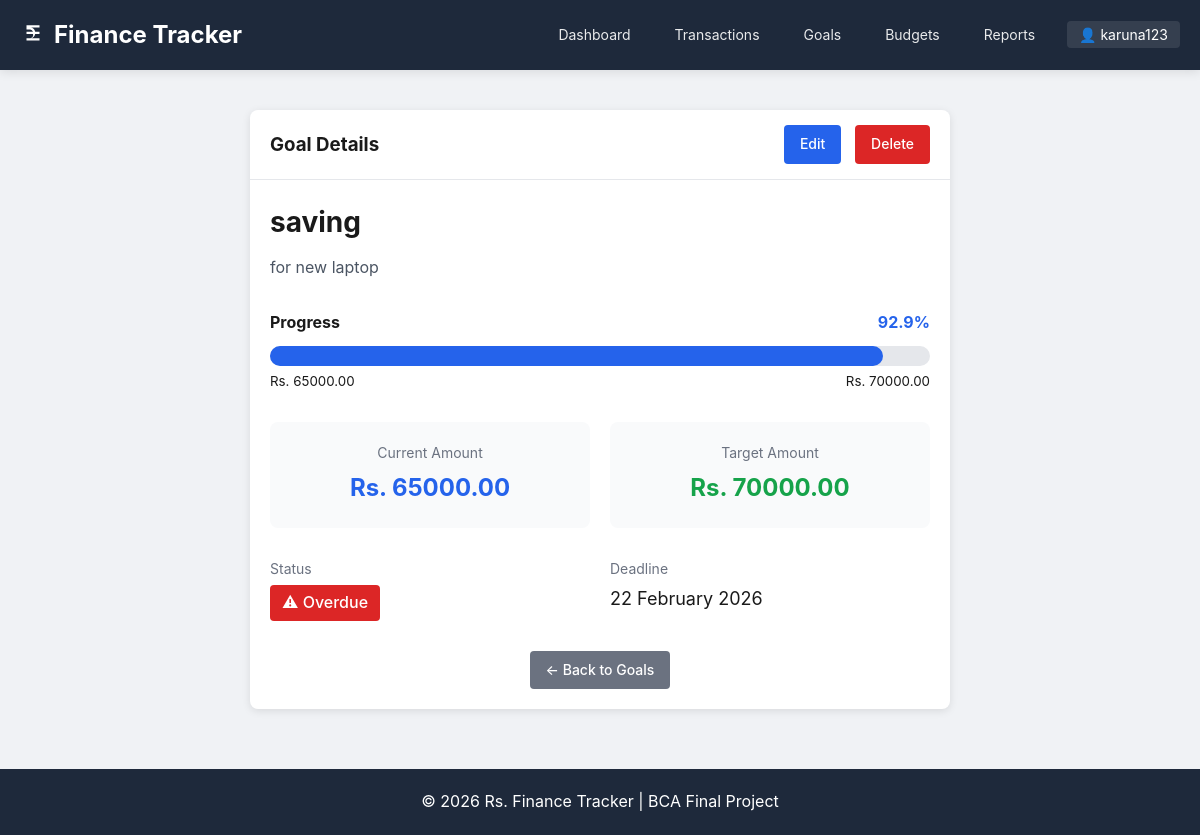
The app's page /goals/1/ (signed in) with its own data.
### core/models.py (models this page shows, shortened)
class Goal(models.Model):
    user = models.ForeignKey(User, on_delete=models.CASCADE, related_name='goals')
    name = models.CharField(max_length=100)
    target_amount = models.DecimalField(max_digits=10, decimal_places=2)
    current_amount = models.DecimalField(max_digits=10, decimal_places=2, default=0)
    deadline = models.DateField()
    description = models.TextField(blank=True)
    created_at = models.DateTimeField(auto_now_add=True)
    updated_at = models.DateTimeField(auto_now=True)
    class Meta:
        ordering = ['deadline']
    def progress_percentage(self):
        if self.target_amount > 0:
            return (self.current_amount / self.target_amount) * 100
        return 0
    def is_completed(self):
        return self.current_amount >= self.target_amount

### core/views.py (the view)
# urls.py: path('goals/<int:pk>/', views.goal_detail, name='goal_detail'),
@login_required
def goal_detail(request, pk):
    goal = get_object_or_404(Goal, pk=pk, user=request.user)
    return render(request, 'core/goal_detail.html', {'goal': goal, 'today': date.today()})

### core/templates/core/goal_detail.html (shortened to what this page needs)
{% extends 'core/base.html' %}
{% block content %}
<div style="max-width: 700px; margin: 0 auto;">
    <div class="card">
        <div class="card-header" style="display: flex; justify-content: space-between; align-items: center;">
            <h3 style="margin: 0;">Goal Details</h3>
            <div>
                <a href="{% url 'goal_update' goal.pk %}" class="btn btn-primary" style="margin-right: 10px;">Edit</a>
                <a href="{% url 'goal_delete' goal.pk %}" class="btn btn-danger">Delete</a>
            </div>
        </div>
        <div class="card-body">
            <h1 style="font-size: 28px; margin-bottom: 10px;">{{ goal.name }}</h1>
            {% if goal.description %}
            <p style="color: #4b5563; margin-bottom: 30px;">{{ goal.description }}</p>
            {% endif %}
            <div style="margin-bottom: 30px;">
                <div style="display: flex; justify-content: space-between; margin-bottom: 10px;">
                    <span style="font-weight: bold;">Progress</span>
                    <span style="font-weight: bold; color: {% if goal.is_completed %}#16a34a{% else %}#2563eb{% endif %};">{{ goal.progress_percentage|floatformat:1 }}%</span>
                </div>
                <div style="width: 100%; height: 20px; background: #e5e7eb; border-radius: 10px;">
                    <div style="width: {{ goal.progress_percentage }}%; height: 100%; background: {% if goal.is_completed %}#16a34a{% else %}#2563eb{% endif %}; border-radius: 10px;"></div>
                </div>
                <div style="display: flex; justify-content: space-between; margin-top: 5px;">
                    <small>Rs. {{ goal.current_amount|floatformat:2 }}</small>
                    <small>Rs. {{ goal.target_amount|floatformat:2 }}</small>
                </div>
            </div>
            <div style="display: grid; grid-template-columns: 1fr 1fr; gap: 20px; margin-bottom: 30px;">
                <div style="background: #f9fafb; padding: 20px; border-radius: 8px; text-align: center;">
                    <div style="font-size: 14px; color: #6b7280; margin-bottom: 5px;">Current Amount</div>
                    <div style="font-size: 24px; font-weight: bold; color: #2563eb;">Rs. {{ goal.current_amount|floatformat:2 }}</div>
                </div>
                <div style="background: #f9fafb; padding: 20px; border-radius: 8px; text-align: center;">
                    <div style="font-size: 14px; color: #6b7280; margin-bottom: 5px;">Target Amount</div>
                    <div style="font-size: 24px; font-weight: bold; color: #16a34a;">Rs. {{ goal.target_amount|floatformat:2 }}</div>
                </div>
            </div>
            <div style="display: grid; grid-template-columns: 1fr 1fr; gap: 20px; margin-bottom: 30px;">
                <div>
                    <div style="font-size: 14px; color: #6b7280; margin-bottom: 5px;">Status</div>
                    <div>
                        {% if goal.is_completed %}
                        <span class="badge badge-success" style="font-size: 16px; padding: 5px 12px;">✓ Completed</span>
                        {% elif goal.deadline < today %}
                        <span class="badge badge-danger" style="font-size: 16px; padding: 5px 12px;">⚠ Overdue</span>
                        {% else %}
                        <span class="badge badge-primary" style="font-size: 16px; padding: 5px 12px;">⏳ Active</span>
                        {% endif %}
                    </div>
                </div>
                <div>
                    <div style="font-size: 14px; color: #6b7280; margin-bottom: 5px;">Deadline</div>
                    <div style="font-size: 18px;">{{ goal.deadline|date:"d F Y" }}</div>
                </div>
            </div>
            <div style="text-align: center; margin-top: 20px;">
                <a href="{% url 'goal_list' %}" class="btn btn-secondary">← Back to Goals</a>
            </div>
        </div>
    </div>
</div>
{% endblock %}

### core/templates/core/base.html (shortened to what this page needs)
{% load static %}
<!DOCTYPE html>
<html lang="en">
<head>
</head>
<body>
    <header class="header">
        <div class="container">
            <div class="logo">
                <a href="{% url 'dashboard' %}">
                    <svg xmlns="http://www.w3.org/2000/svg" width="26" height="26" viewBox="0 0 24 24" fill="currentColor">
                        <path d="M6 3h12v2H9.41A5.002 5.002 0 0114 9h4v2h-4a5.002 5.002 0 01-4.59 4H18v2H6v-2h3.41A3.001 3.001 0 0012 11H6V9h6a3.001 3.001 0 00-2.59-2H6V3z"/>
                    </svg>
                    Finance Tracker
                </a>
            </div>
            <nav class="nav">
                {% if user.is_authenticated %}
                    <a href="{% url 'dashboard' %}" class="nav-link">Dashboard</a>
                    <a href="{% url 'transaction_list' %}" class="nav-link">Transactions</a>
                    <a href="{% url 'goal_list' %}" class="nav-link">Goals</a>
                    <a href="{% url 'budget_list' %}" class="nav-link">Budgets</a>
                    <a href="{% url 'financial_report' %}" class="nav-link">Reports</a>
                    <div class="user-menu">
                        <span class="username">👤 {{ user.username }}</span>
                    </div>
                {% else %}
                    <a href="{% url 'login' %}" class="nav-link">Login</a>
                    <a href="{% url 'register' %}" class="nav-link">Register</a>
                {% endif %}
            </nav>
        </div>
    </header>
    <main class="main">
        <div class="container">
            {% block content %}{% endblock %}
        </div>
    </main>
    <footer class="footer">
        <div class="container">
            <p>© {% now "Y" %} Rs. Finance Tracker | BCA Final Project</p>
        </div>
    </footer>
</body>
</html>

### core/templates/core/base.html (style rules this page uses)
* { margin: 0; padding: 0; box-sizing: border-box; font-family: -apple-system, BlinkMacSystemFont, 'Segoe UI', Roboto, Oxygen, Ubuntu, sans-serif; }
body { background: #f0f2f5; color: #1a1a1a; line-height: 1.6; min-height: 100vh; display: flex; flex-direction: column; }
.container { max-width: 1200px; margin: 0 auto; padding: 0 20px; width: 100%; }
.header { background: #1e293b; color: white; padding: 1rem 0; box-shadow: 0 2px 10px rgba(0,0,0,0.1); }
.header .container { display: flex; justify-content: space-between; align-items: center; flex-wrap: wrap; gap: 15px; }
.logo a { color: white; text-decoration: none; font-size: 1.5rem; font-weight: bold; display: flex; align-items: center; gap: 8px; }
.nav { display: flex; gap: 20px; align-items: center; flex-wrap: wrap; }
.nav-link { color: rgba(255,255,255,0.9); text-decoration: none; padding: 5px 12px; border-radius: 4px; font-size: 14px; transition: all 0.3s; }
.user-menu { position: relative; display: inline-block; }
.username { background: rgba(255,255,255,0.1); padding: 5px 12px; border-radius: 4px; cursor: pointer; font-size: 14px; }
.main { flex: 1; padding: 40px 0; }
.footer { background: #1e293b; color: white; text-align: center; padding: 20px 0; margin-top: auto; }
.btn { display: inline-block; padding: 8px 16px; border-radius: 4px; text-decoration: none; border: none; cursor: pointer; font-size: 14px; font-weight: 500; transition: all 0.3s; }
.btn-primary { background: #2563eb; color: white; }
.btn-danger { background: #dc2626; color: white; }
.btn-secondary { background: #6b7280; color: white; }
.badge { display: inline-block; padding: 3px 8px; border-radius: 4px; font-size: 12px; font-weight: 500; }
.badge-danger { background: #dc2626; color: white; }
.card { background: white; border-radius: 8px; box-shadow: 0 2px 8px rgba(0,0,0,0.1); margin-bottom: 20px; }
.card-header { padding: 15px 20px; border-bottom: 1px solid #e5e7eb; font-weight: bold; }
.card-body { padding: 20px; }

### records on screen
Goal: name "saving", description "for new laptop", progress_percentage "92.9", current_amount "65000.00", target_amount "70000.00", deadline "22 February 2026"

### other values on screen
{{ user.username }} "karuna123"
